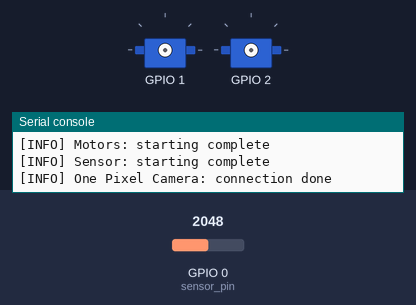
Simulated run of this program. Board: ESP32 board running MicroPython. Parts: 2 × servo, the last lines printed to the serial console. Inputs (shaded band) come from the test bench; at power-on: GPIO 0 (sensor_pin) = 2048 (analog values on the 0–4095 scale). Servo angles are drawn from the pulse width (0.5 ms = 0°, 2.5 ms = 180°); the clock reads 2024-03-15 10:24:30 at power-on unless the program sets it.

Above: at 0.1 s.
At 11.0 s:
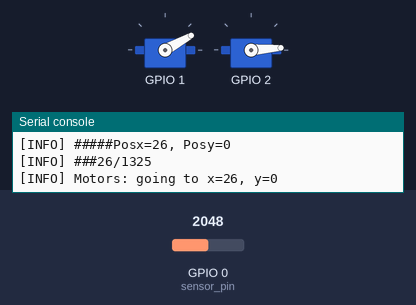
At 25.9 s:
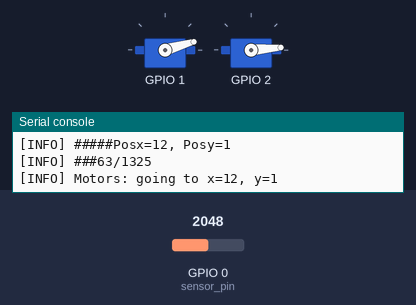
At 36.8 s:
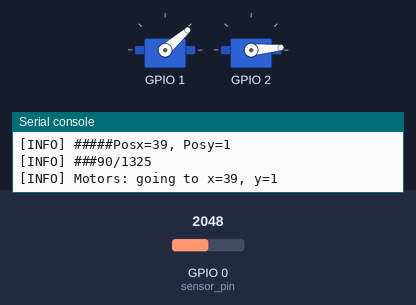
Timing chart, 0 to 40.0 s (numbered marks = the images above):
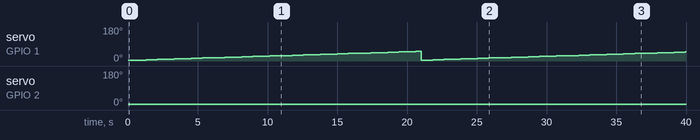

The program:

main.py
```python
import machine
from machine import Pin, PWM, ADC
import time
import os
from servo import Servo
from time import sleep

class Logger:
    def info(self, message):
        print("[INFO]", message)

    def warning(self, message):
        print("[WARNING]", message)

    def signal(self, message):
        print("[SIGNAL]", message)

    def error(self, message):
        print("[ERROR]", message)

    def debug(self, message):
        print("[DEBUG]", message)

logger = Logger()

###############################################
### Video Class for OnePixelCamera
###############################################
class One_Pixel_Cam:
    def __init__(self, mot_pin_x, mot_pin_y, sensor_pin, carto_xmin, carto_xmax, carto_xstp, carto_ymin, carto_ymax, carto_ystp, timeout=0.1):
        self.mot_pin_x = mot_pin_x
        self.mot_pin_y = mot_pin_y
        self.sensor_pin = sensor_pin
        self.carto_xmin = carto_xmin
        self.carto_xmax = carto_xmax
        self.carto_xstp = carto_xstp
        self.carto_ymin = carto_ymin
        self.carto_ymax = carto_ymax
        self.carto_ystp = carto_ystp
        self.timeout = timeout
        self._is_running = False
        self._is_close = False
        self._is_connected = False
        self.carto_is_done = False

        # Init carto parameters
        #[start + i * step for i in range(int((stop - start) / step))]
        #self.x_range = np.arange(self.carto_xmin, self.carto_xmin + self.carto_xstp, self.carto_xstp)
        self.x_range = [x for x in range(int(self.carto_xmin), int(self.carto_xmax + self.carto_xstp), int(self.carto_xstp))]
        self.y_range = [y for y in range(int(self.carto_ymin), int(self.carto_ymax + self.carto_ystp), int(self.carto_ystp))]

        # Create a 2D array: dimensions [len(y_range)][len(x_range)]
        self.grid = [[0 for _ in range(len(self.x_range))] for _ in range(len(self.y_range))]
        self.num_pts_total = len(self.x_range) * len(self.y_range)

        #self.time_init = "{0:%Y-%m-%d_%H%M%S}".format(datetime.datetime.now())

        logger.info("One Pixel Camera: init.")

    def start(self):
        self.sensor_start()
        if self._is_connected is True:
            logger.info("One Pixel Camera: already connected, restarting")
            self.close()
        try:
            # Hardware for scanning
            self.motor_start()
            self.sensor_start()
            self.isopened = True
            logger.info("One Pixel Camera: connection done")

        except:
            logger.debug("One Pixel Camera: failed connection")
            self.close()
            logger.debug("One Pixel Camera: connection closed")
            logger.debug("One Pixel Camera: you should retry connection")
        self._is_connected = True

    def motor_start(self):
        self.motor_x = Servo(pin=self.mot_pin_x)
        self.motor_y = Servo(pin=self.mot_pin_y)
        logger.info("Motors: starting complete")

    def motor_go_to(self, pos_x, pos_y):
        self.motor_x.move(pos_x)
        self.motor_y.move(pos_y)
        logger.info(f"Motors: going to x={pos_x}, y={pos_y}")

    def motor_get_pos(self):
        "Not implemented yet"
        pos_x = -1
        pos_y = -1
        return pos_x, pos_y

    def sensor_start(self):
        self.pot = ADC(Pin(self.sensor_pin))
        self.pot.atten(ADC.ATTN_11DB)       #Full range: 3.3v
        logger.info("Sensor: starting complete")

    def sensor_read(self):
        sensor_val = self.pot.read()
        logger.debug(f"Sensor: measured at {sensor_val}")
        return sensor_val


    def get_signal(self, pos_x, i, pos_y, j):
        if self._is_connected:

            logger.info(5*'#' + 'Posx=' + str(pos_x) + ', Posy=' + str(pos_y))
            logger.info(3*'#' + '%d/%d' % (self.num_op, len(self.x_range)*len(self.y_range)-1))

            self.motor_go_to(pos_x, pos_y)
            time.sleep(0.2)

            #pos_x, pos_y = self.motor_get_pos()

            logger.signal(f'Motor: positioned at x={pos_x}, y={pos_y}')

            # Take measurement
            meas_val = self.sensor_read()
            logger.signal(f'Intensity: measured at {meas_val}')
            #Store in the grid using indices i (x) and j (y)
            self.grid[j][i] = meas_val

            time.sleep(0.2)
            self.num_op += 1
            # Emit the generated image to the main thread
            #self.carto_finished.emit(self.measurements)


    # The scanning method
    def scan(self, flip_direction=False):
        self.num_op = 0
        self.is_running = True

        start = time.time()
        if flip_direction:
            modulo = 2
        else:
            modulo = 1

        for j, y in enumerate(self.y_range):

            if j % modulo == 0:
                for i, x in enumerate(self.x_range):
                    self.get_signal(x, i, y, j)

            else:
                for i, x in reversed(list(enumerate(self.x_range))):
                    self.get_signal(x, i, y, j)

        self.close()


    def close(self):
        # Go back to the middle
        x_mid, y_mid = 45, 45 # TODO update it
        self.motor_go_to(x_mid, y_mid)

        logger.info("Scanning: Stop")

        # Final result printing
        print("\n--- Final Scanned Array ---")
        print("\n--- Copy data below ---")
        for row in self.grid:
            print(f"{row},")
        print("--- End of data ---")

        self.is_running = False
        self.standby = False

###############################################
### My Main
###############################################
def main_v01():
    print("Testing the One pixel camera prototype")
    scanner = One_Pixel_Cam(mot_pin_x=1, mot_pin_y=2, sensor_pin=0, carto_xmin=0, carto_xmax=50, carto_xstp=1, carto_ymin=0, carto_ymax=25, carto_ystp=1, timeout=0.5)
    scanner.start()
    time.sleep(0.5)

    scanner.scan()
    time.sleep(0.5)

    scanner.close()


def debug_sensor():
    led_sensor = ADC(Pin(0))
    led_sensor.atten(ADC.ATTN_11DB)  # Full range 0-3.6V

    while True:
        value = led_sensor.read()  # 0 to 4095
        print("Light level:", value)
        time.sleep(0.02)

###############################################
### Main
###############################################
if __name__ == "__main__":
    main_v01()
    #debug_sensor()
```

servo.py
```python
# Rui Santos & Sara Santos - Random Nerd Tutorials
# Complete project details at https://RandomNerdTutorials.com/raspberry-pi-pico-servo-motor-micropython/

from machine import Pin, PWM

class Servo:
    __servo_pwm_freq = 50
    __min_u16_duty = 1802
    __max_u16_duty = 7864
    min_angle = 0
    max_angle = 180
    current_angle = 0.001


    def __init__(self, pin):
        self.__initialise(pin)


    def update_settings(self, servo_pwm_freq, min_u16_duty, max_u16_duty, min_angle, max_angle, pin):
        self.__servo_pwm_freq = servo_pwm_freq
        self.__min_u16_duty = min_u16_duty
        self.__max_u16_duty = max_u16_duty
        self.min_angle = min_angle
        self.max_angle = max_angle
        self.__initialise(pin)


    def move(self, angle):
        # round to 2 decimal places, so we have a chance of reducing unwanted servo adjustments
        angle = round(angle, 2)
        # do we need to move?
        if angle == self.current_angle:
            return
        self.current_angle = angle
        # calculate the new duty cycle and move the motor
        duty_u16 = self.__angle_to_u16_duty(angle)
        self.__motor.duty_u16(duty_u16)

    def stop(self):
        self.__motor.deinit()

    def get_current_angle(self):
        return self.current_angle

    def __angle_to_u16_duty(self, angle):
        return int((angle - self.min_angle) * self.__angle_conversion_factor) + self.__min_u16_duty


    def __initialise(self, pin):
        self.current_angle = -0.001
        self.__angle_conversion_factor = (self.__max_u16_duty - self.__min_u16_duty) / (self.max_angle - self.min_angle)
        self.__motor = PWM(Pin(pin))
        self.__motor.freq(self.__servo_pwm_freq)
```

Measured:
- by itself, servo on GPIO 1: 4° → 5° at 0.91 s, → 6° 0.40 s later, → 7° 0.40 s later, → 8° 0.40 s later, … (92 changes in this stretch)
- by itself, servo on GPIO 2: 4° → 5° at 21.0 s
